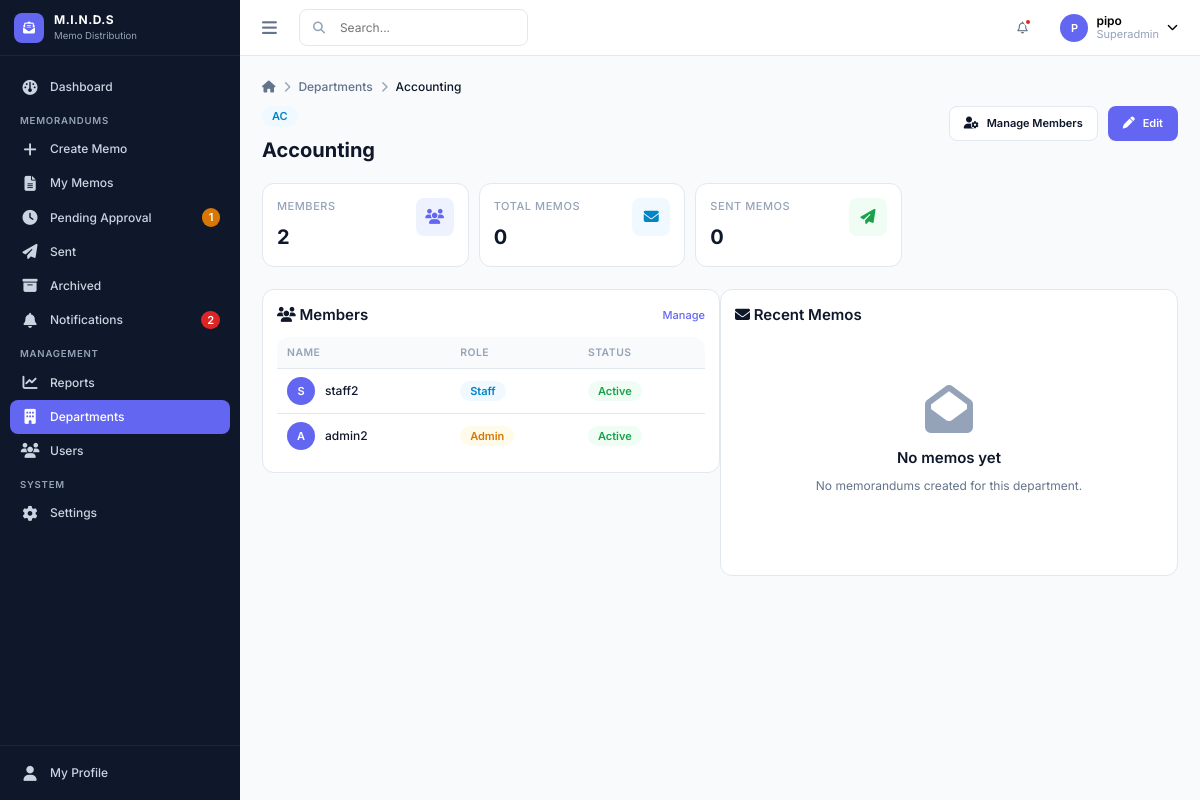
The app's page /departments/2/ (signed in) with its own data.
### accounts/models.py (models this page shows, shortened)
class User(AbstractUser):
    class Role(models.TextChoices):
        SUPERADMIN = "superadmin", "Superadmin"
        ADMIN      = "admin",      "Admin"
        STAFF      = "staff",      "Staff"
    role = models.CharField(max_length=20, choices=Role.choices, default=Role.STAFF)
    department = models.ForeignKey(
        "departments.Department",
        on_delete=models.SET_NULL,
        null=True, blank=True,
        related_name="members",
    )
    @property
    def is_superadmin(self):
        return self.role == self.Role.SUPERADMIN
    def can_send_directly(self):
        return self.role in (self.Role.SUPERADMIN, self.Role.ADMIN)
    def can_manage_departments(self):
        return self.role == self.Role.SUPERADMIN

### departments/models.py (models this page shows, shortened)
class Department(models.Model):
    name = models.CharField(max_length=150, unique=True)
    code = models.CharField(max_length=20, unique=True)
    description = models.TextField(blank=True)
    created_at = models.DateTimeField(auto_now_add=True)
    class Meta:
        ordering = ["name"]

### departments/views.py (the view)
# urls.py: path("<int:pk>/", views.DepartmentDetailView.as_view(), name="detail"),
class DepartmentDetailView(LoginRequiredMixin, SuperadminRequiredMixin, DetailView):
    model = Department
    template_name = "departments/department_detail.html"
    context_object_name = "department"
    def get_context_data(self, **kwargs):
        context = super().get_context_data(**kwargs)
        dept = self.object
        members = dept.members.filter(is_active=True).order_by("first_name", "last_name")
        context.update({
            "breadcrumbs": [{"label": "Departments", "url": reverse("departments:list")}, {"label": dept.name}],
            "members": members,
            "recent_memos": dept.memorandums.select_related("created_by").order_by("-created_at")[:5],
            "member_count": members.count(),
            "memo_count": dept.memorandums.count(),
            "sent_memo_count": dept.memorandums.filter(status="sent").count(),
        })
        return context

### core/context_processors.py (called while the page is built, shortened)
def global_counts(request):
    if not request.user.is_authenticated:
        return {}
    user = request.user
    data = {
        "unread_notif_count": Notification.objects.for_user(user).unread().count(),
        "recent_notifications": (
            Notification.objects.for_user(user).select_related("memo")[:6]
        ),
    }
    if user.can_send_directly():
        data["pending_count"] = Memorandum.objects.visible_to(user).pending_approval().count()
        data["draft_count"] = (
            Memorandum.objects.filter(created_by=user, status="draft").count()
        )
    return data

### core/permissions.py (called while the page is built)
    def test_func(self):
        user = self.request.user
        return user.is_authenticated and user.role in self.allowed_roles

### memos/models.py (called while the page is built, shortened)
    def visible_to(self, user):
        from django.db.models import Q
        if user.is_superadmin:
            return self

    def pending_approval(self):
        return self.filter(status=Memorandum.Status.PENDING)

### notifications/models.py (called while the page is built)
    def unread(self):
        return self.filter(is_read=False)

    def for_user(self, user):
        from memos.models import Memorandum
        return self.filter(
        user=user,
        memo__in=Memorandum.objects.visible_to(user)
    )

### departments/templates/departments/department_detail.html (shortened to what this page needs)
{% extends "base.html" %}
{% block breadcrumb %}{% include "partials/breadcrumb.html" %}{% endblock %}
{% block content %}
<div class="page-header">
    <div>
        <div class="flex items-center gap-3 mb-2"><span class="badge badge-draft">{{ department.code }}</span></div>
        <h1>{{ department.name }}</h1>
    </div>
    <div class="page-header-actions">
        <a href="{% url 'departments:members' department.pk %}" class="btn btn-secondary"><i class="fa-solid fa-user-gear"></i> Manage Members</a>
        <a href="{% url 'departments:edit' department.pk %}" class="btn btn-primary"><i class="fa-solid fa-pen"></i> Edit</a>
    </div>
</div>
<div class="stats-grid" style="grid-template-columns:repeat(3,1fr);max-width:640px;margin-bottom:var(--space-6);">
    {% include "partials/stats_card.html" with label="Members" value=member_count icon="users" color="primary" %}
    {% include "partials/stats_card.html" with label="Total Memos" value=memo_count icon="envelope" color="info" %}
    {% include "partials/stats_card.html" with label="Sent Memos" value=sent_memo_count icon="paper-plane" color="success" %}
</div>
<div class="grid grid-2" style="align-items:start;">
    <div class="card">
        <div class="card-header">
            <h3><i class="fa-solid fa-users"></i> Members</h3>
            <a href="{% url 'departments:members' department.pk %}" class="dropdown-link">Manage</a>
        </div>
        {% if members %}
        <div class="table-wrapper" style="border:none;">
            <table class="data-table">
                <thead><tr><th>Name</th><th>Role</th><th>Status</th></tr></thead>
                <tbody>
                    {% for member in members %}
                    <tr>
                        <td data-label="Name">
                            <div class="cell-title">
                                <div class="user-avatar" style="width:28px;height:28px;font-size:var(--font-size-xs);">{{ member.first_name|first|default:member.username|first|upper }}</div>
                                <div><div class="font-medium">{{ member.get_full_name|default:member.username }}</div><div class="text-xs text-muted">{{ member.email }}</div></div>
                            </div>
                        </td>
                        <td data-label="Role">
                            <span class="badge {% if member.role == 'superadmin' %}badge-priority-urgent{% elif member.role == 'admin' %}badge-priority-important{% else %}badge-draft{% endif %}">{{ member.get_role_display }}</span>
                        </td>
                        <td data-label="Status">
                            {% if member.is_active %}<span class="badge badge-sent">Active</span>{% else %}<span class="badge badge-archived">Inactive</span>{% endif %}
                        </td>
                    </tr>
                    {% endfor %}
                </tbody>
            </table>
        </div>
        {% else %}
            {% include "partials/empty_state.html" with icon="user-slash" title="No members" message="No users assigned to this department yet." %}
        {% endif %}
    </div>
    <div class="card">
        <div class="card-header"><h3><i class="fa-solid fa-envelope"></i> Recent Memos</h3></div>
        {% if recent_memos %}
        <div class="table-wrapper" style="border:none;">
            <table class="data-table">
                <thead><tr><th>Title</th><th>Status</th><th>Date</th></tr></thead>
                <tbody>
                    {% for memo in recent_memos %}
                    <tr>
                        <td data-label="Title"><a href="{% url 'memos:detail' memo.pk %}" class="font-medium truncate" style="max-width:180px;display:block;color:var(--color-primary);">{{ memo.title }}</a></td>
                        <td data-label="Status"><span class="badge badge-{{ memo.status }}">{{ memo.get_status_display }}</span></td>
                        <td data-label="Date">{{ memo.created_at|date:"M d, Y" }}</td>
                    </tr>
                    {% endfor %}
                </tbody>
            </table>
        </div>
        {% else %}
            {% include "partials/empty_state.html" with icon="envelope-open" title="No memos yet" message="No memorandums created for this department." %}
        {% endif %}
    </div>
</div>
{% endblock %}

### core/templates/partials/topbar.html (shortened to what this page needs)
<header class="topbar">
    <div class="topbar-left">
        <button class="sidebar-toggle" id="sidebarToggle" aria-label="Toggle sidebar">
            <i class="fa-solid fa-bars"></i>
        </button>
        {% include "partials/search_bar.html" %}
    </div>
    <div class="topbar-right">
        <div class="user-menu">
            <button class="topbar-icon-btn" id="notifBellToggle" aria-label="Notifications">
                <i class="fa-regular fa-bell"></i>
                {% if unread_notif_count %}<span class="badge-dot"></span>{% endif %}
            </button>
        </div>
        <div class="user-menu">
            <button class="user-menu-trigger" id="userMenuToggle">
                <div class="user-avatar">{{ user.first_name|first|default:user.username|first|upper }}</div>
                <div class="user-menu-info hide-mobile">
                    <div class="name">{{ user.get_full_name|default:user.username }}</div>
                    <div class="role">{{ user.get_role_display }}</div>
                </div>
                <i class="fa-solid fa-chevron-down text-xs hide-mobile"></i>
            </button>
        </div>
    </div>
</header>

### core/templates/partials/breadcrumb.html
<nav class="breadcrumb">
    <a href="{% url 'dashboard:index' %}"><i class="fa-solid fa-house"></i></a>
    {% for item in breadcrumbs %}
        <span class="sep"><i class="fa-solid fa-chevron-right"></i></span>
        {% if not forloop.last %}
            <a href="{{ item.url }}">{{ item.label }}</a>
        {% else %}
            <span class="current">{{ item.label }}</span>
        {% endif %}
    {% endfor %}
</nav>

### core/static/css/base.css (style rules this page uses)
:root { --color-primary: #6366f1; --color-primary-hover: #4f46e5; --color-primary-light: #eef2ff; --color-sidebar-bg: #0f172a; --color-sidebar-text: #cbd5e1; --color-sidebar-text-active: #ffffff; --color-sidebar-hover: #1e293b; --color-sidebar-active-bg: #6366f1; --color-bg: #f8fafc; --color-card: #ffffff; --color-border: #e2e8f0; --color-text-primary: #0f172a; --color-text-secondary: #64748b; --color-text-muted: #94a3b8; --color-success: #16a34a; --color-success-bg: #f0fdf4; --color-warning: #d97706; --color-warning-bg: #fffbeb; --color-danger: #dc2626; --color-danger-bg: #fef2f2; --color-info: #0284c7; --color-info-bg: #f0f9ff; --color-priority-normal: #64748b; --color-priority-important: #d97706; --color-priority-urgent: #dc2626; --color-unread-bg: #eef2ff; --color-unread-dot: #6366f1; --font-family: 'Inter', -apple-system, BlinkMacSystemFont, sans-serif; --font-size-xs: 0.75rem; --font-size-sm: 0.8125rem; --font-size-base: 0.875rem; --font-size-md: 1rem; --font-size-lg: 1.125rem; --font-size-xl: 1.375rem; --font-size-2xl: 1.75rem; --font-weight-normal: 400; --font-weight-medium: 500; --font-weight-semibold: 600; --font-weight-bold: 700; --space-1: 4px; --space-2: 8px; --space-3: 12px; --space-4: 16px; --space-5: 20px; --space-6: 24px; --space-8: 32px; --space-10: 40px; --space-12: 48px; --radius-sm: 6px; --radius-md: 8px; --radius-lg: 12px; --radius-full: 9999px; --shadow-sm: 0 1px 2px 0 rgba(15,23,42,.05); --shadow-md: 0 4px 6px -1px rgba(15,23,42,.07),0 2px 4px -2px rgba(15,23,42,.05); --shadow-lg: 0 10px 15px -3px rgba(15,23,42,.08),0 4px 6px -4px rgba(15,23,42,.05); --sidebar-width: 260px; --sidebar-width-collapsed: 76px; --topbar-height: 64px; --transition-speed: 0.18s; }
*,*::before,*::after { box-sizing:border-box;margin:0;padding:0 }
html { font-size:16px }
body { font-family:var(--font-family);font-size:var(--font-size-base);color:var(--color-text-primary);background-color:var(--color-bg);line-height:1.5;-webkit-font-smoothing:antialiased }
a { color:inherit;text-decoration:none }
button { font-family:inherit;cursor:pointer }
.text-xs { font-size:var(--font-size-xs) }
.font-medium { font-weight:var(--font-weight-medium) }
.flex { display:flex }
.items-center { align-items:center }
.gap-3 { gap:var(--space-3) }
.mb-2 { margin-bottom:var(--space-2) }

### core/static/css/utilities.css (style rules this page uses)
.grid { display:grid }
.grid-2 { grid-template-columns:repeat(2,1fr) }

### records on screen
User: first_name|first "P", get_full_name "pipo", role "Superadmin"
Department: label "Accounting", code "AC", name "Accounting"
User: first_name|first "S", get_full_name "staff2", role "Staff", is_active "Active"
User: first_name|first "A", get_full_name "admin2", role "Admin", is_active "Active"

### other values on screen
{{ pending_count }} "1"
{{ unread_notif_count }} "2"
{{ item.label }} "Departments"
{{ label }} "MEMBERS TOTAL MEMOS SENT MEMOS"
{{ value }} "2 0 0"
{{ title }} "No memos yet"
{{ message }} "No memorandums created for this department."
